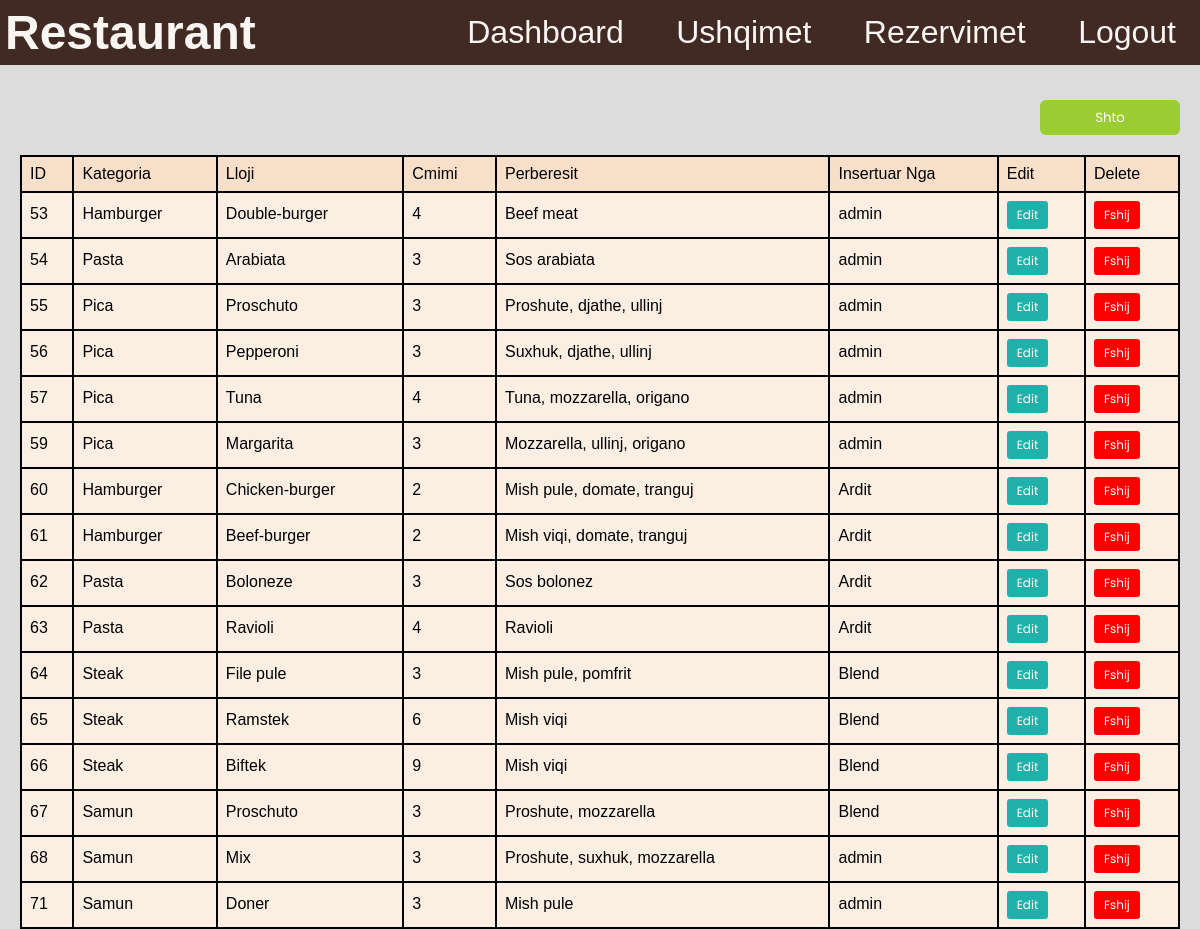
Page /1/dashboard/Ushqimetcrud.php on the committed database.
### tables this page shows
CREATE TABLE `ushqimet` (
  `ID` int(11) NOT NULL,
  `Kategoria` varchar(45) NOT NULL,
  `Lloji` varchar(45) NOT NULL,
  `Cmimi` int(11) NOT NULL,
  `Perberesit` varchar(45) NOT NULL,
  `Img` varchar(255) NOT NULL,
  `EditedBy` varchar(45) NOT NULL,
  `InsertedBy` varchar(45) NOT NULL
);

### 1/functions.php (called while the page is built, shortened)
<?php
function merrUshqimet(){
    global $dbconn;
    $sql = "SELECT * FROM ushqimet";
    return mysqli_query($dbconn, $sql);
}
?>

### 1/dashboard/Ushqimetcrud.php (the view, shortened to what this page needs)
<?php include("header.php"); ?>
<div class="dashboard-item" style="margin-top:100px;">
        <div class="btn-shto-crud">
        <button onclick="location.href = 'shtoUshqimin.php'">Shto</button>
        </div>
        <form id="ushqimi">
        <table class="table-dashboard">
            <tbody>
            <tr>
                <th>ID</th>
                <th>Kategoria</th>
                <th>Lloji</th>
                <th>Cmimi</th>
                <th>Perberesit</th>
                <th>Insertuar Nga</th>
                <th>Edit</th>
                <th>Delete</th>
            </tr>
            <?php
                $result=merrUshqimet();
                while ($row = mysqli_fetch_assoc($result)) {
                    $id=$row['ID'];
                    echo "<td>" . $row['ID'] . "</td>";
                    echo "<td>" . $row['Kategoria'] . "</td>";
                    echo "<td>" . $row['Lloji'] . "</td>";
                    echo "<td>" . $row['Cmimi'] . "</td>";
                    echo "<td>" . $row['Perberesit'] . "</td>";
                    echo "<td>" . $row['InsertedBy'] . "</td>";
                    echo "<td><div><button class='edito-button'><a href='editUshqimet.php?id={$id}' style='color:white;'>Edit</a></button></div></td>";
                    echo "<td><div><button class='fshij-button'><a href='fshijUshqimet.php?id={$id}' style='color:white;'>Fshij</a></button></div></td>";
                }
                ?>
                </tbody>
        </table>
            </form>
    </div>
</body>

### 1/dashboard/Style.css (style rules this page uses)
* { padding: 0; margin:0; box-sizing: border-box; text-decoration: none; font-family: 'Poppins', sans-serif; }
html, body, div, span, applet, object, iframe, h1, h2, h3, h4, h5, h6, p, blockquote, pre, a, abbr, acronym, address, big, cite, code, del, dfn, em, img, ins, kbd, q, s, samp, small, strike, strong, sub, sup, tt, var, b, u, i, center, dl, dt, dd, ol, ul, li, fieldset, form, label, legend, table, caption, tbody, tfoot, thead, tr, th, td, article, aside, canvas, details, embed, figure, figcaption, footer, header, hgroup, menu, nav, output, ruby, section, summary, time, mark, audio, video { margin: 0; padding: 0; border: 0; font-size: 100%; font: inherit; vertical-align: baseline; }
.dashboard-item { margin-top: 80px; margin-left: 20px; margin-right: 20px; }
.table-dashboard { width: 100%; border-collapse: collapse; margin-top: 20px; }
.table-dashboard th, .table-dashboard td { border: 2px solid black; padding: 8px; text-align: left; background-color: #fbefe4; }
.table-dashboard th { background-color: #f7dfc9; }
.edito-button { background-color: lightseagreen; color: white; border: none; padding: 5px 10px; text-align: center; text-decoration: none; display: inline-block; font-size: 12px; cursor: pointer; border-radius: 3px; }
.fshij-button { background-color: red; color: white; border: none; padding: 5px 10px; text-align: center; text-decoration: none; display: inline-block; font-size: 12px; cursor: pointer; border-radius: 3px; }
.btn-shto-crud { display: flex; justify-content: flex-end; margin-bottom: 20px; }
.btn-shto-crud button { color: #fff; background-color: yellowgreen; border-radius: 6px; width: 140px; height: 35px; border: 0; cursor: pointer; }
body { background-color: #dcdcdc; font-family: Arial, sans-serif; margin: 0; padding: 0; }

### rows in the picture
ushqimet: ID "53", Kategoria "Hamburger", Lloji "Double-burger", Cmimi "4", Perberesit "Beef meat", InsertedBy "admin"
ushqimet: ID "54", Kategoria "Pasta", Lloji "Arabiata", Cmimi "3", Perberesit "Sos arabiata", InsertedBy "admin"
ushqimet: ID "55", Kategoria "Pica", Lloji "Proschuto", Cmimi "3", Perberesit "Proshute, djathe, ullinj", InsertedBy "admin"
ushqimet: ID "56", Kategoria "Pica", Lloji "Pepperoni", Cmimi "3", Perberesit "Suxhuk, djathe, ullinj", InsertedBy "admin"
ushqimet: ID "57", Kategoria "Pica", Lloji "Tuna", Cmimi "4", Perberesit "Tuna, mozzarella, origano", InsertedBy "admin"
ushqimet: ID "59", Kategoria "Pica", Lloji "Margarita", Cmimi "3", Perberesit "Mozzarella, ullinj, origano", InsertedBy "admin"
ushqimet: ID "60", Kategoria "Hamburger", Lloji "Chicken-burger", Cmimi "2", Perberesit "Mish pule, domate, tranguj", InsertedBy "Ardit"
ushqimet: ID "61", Kategoria "Hamburger", Lloji "Beef-burger", Cmimi "2", Perberesit "Mish viqi, domate, tranguj", InsertedBy "Ardit"
ushqimet: ID "62", Kategoria "Pasta", Lloji "Boloneze", Cmimi "3", Perberesit "Sos bolonez", InsertedBy "Ardit"
ushqimet: ID "63", Kategoria "Pasta", Lloji "Ravioli", Cmimi "4", Perberesit "Ravioli", InsertedBy "Ardit"
ushqimet: ID "64", Kategoria "Steak", Lloji "File pule", Cmimi "3", Perberesit "Mish pule, pomfrit", InsertedBy "Blend"
ushqimet: ID "65", Kategoria "Steak", Lloji "Ramstek", Cmimi "6", Perberesit "Mish viqi", InsertedBy "Blend"
ushqimet: ID "66", Kategoria "Steak", Lloji "Biftek", Cmimi "9", Perberesit "Mish viqi", InsertedBy "Blend"
ushqimet: ID "67", Kategoria "Samun", Lloji "Proschuto", Cmimi "3", Perberesit "Proshute, mozzarella", InsertedBy "Blend"
ushqimet: ID "68", Kategoria "Samun", Lloji "Mix", Cmimi "3", Perberesit "Proshute, suxhuk, mozzarella", InsertedBy "admin"
ushqimet: ID "71", Kategoria "Samun", Lloji "Doner", Cmimi "3", Perberesit "Mish pule", InsertedBy "admin"
